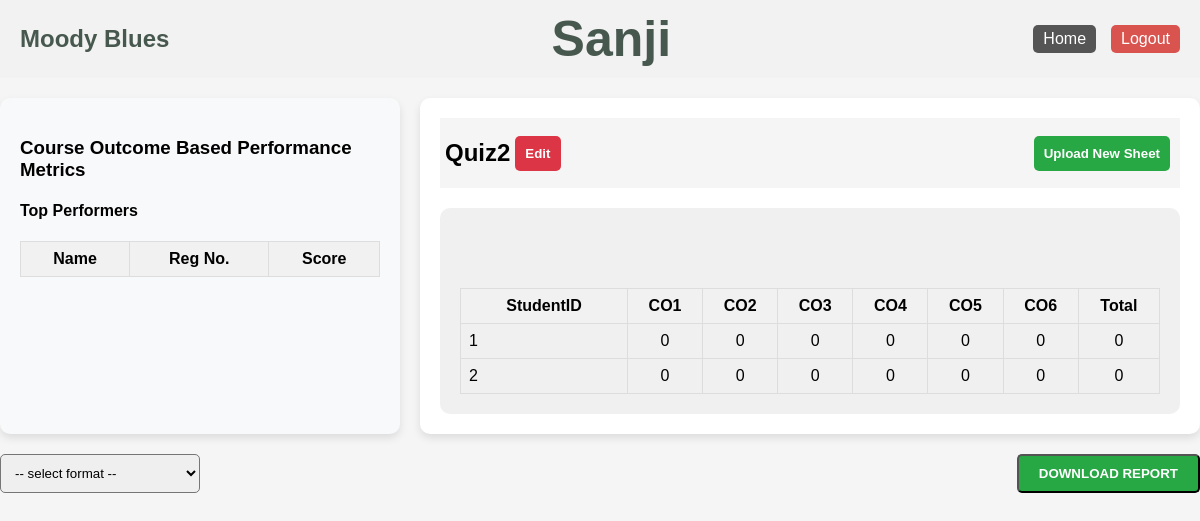
The app's page /landingPage/examsDetails?examID=3 (signed in) with its own data.
### application/model.py (models this page shows, shortened)
class Student(db.Model):
    __tablename__ = 'student'
    id = db.Column(db.Integer, primary_key=True, autoincrement=True)
    year = db.Column(db.Integer, nullable=False)
    section = db.Column(db.String, nullable=False)
    name = db.Column(db.String, nullable=False)
    stream_id = db.Column(db.Integer, db.ForeignKey('stream.id'), nullable=False)
    stream = db.relationship('Stream', back_populates='students')

class Exam(db.Model):
    __tablename__ = 'exam'
    id = db.Column(db.Integer, primary_key=True, autoincrement=True)
    year = db.Column(db.Integer, nullable=False)
    name = db.Column(db.String,nullable=False)
    date = db.Column(db.Date,nullable=False)
    courseID = db.Column(db.String,nullable = False)
    section = db.Column(db.String, nullable=False)
    faculty_id = db.Column(db.Integer, db.ForeignKey('faculty.id'), nullable=False)
    max_marks = db.Column(db.Integer, nullable=False)
    co1 = db.Column(db.Integer, nullable=True)
    co2 = db.Column(db.Integer, nullable=True)
    co3 = db.Column(db.Integer, nullable=True)
    co4 = db.Column(db.Integer, nullable=True)
    co5 = db.Column(db.Integer, nullable=True)
    co6 = db.Column(db.Integer, nullable=True)

### application/routes.py (the view, shortened to what this page needs)
@app.route("/landingPage/examsDetails", methods = ['GET','POST'])
def examsDetails():
    if(request.method == "GET"):
        examID = request.args.get('examID')
        session["exam_id"] = examID
        exam = Exam.query.filter_by(id = examID).first()
    faculty_id = session['faculty_id']
    faculty = Faculty.query.filter_by(id = faculty_id).first()
    Answers = Answer.query.filter_by(exam_id = exam.id).all()
    examAttendees = len(Answers)
    co=[0 for _ in range(6)]
    questions = Question.query.filter_by(exam_id = exam.id)
    for q in questions:
        coAnswers = [ans for ans in Answers if ans.question_id == q.id ]
        for i in coAnswers:
            co[q.co-1]+=i.marks
    for i in range(6):
        if examAttendees!=0:
            co_attribute = f"co{i+1}"
            co_value = getattr(exam, co_attribute, None)
            co[i] = co[i]*100/(examAttendees*int(co_value))
    COs = ['CO1','CO2', 'CO3', 'CO4', 'CO5', 'CO6']
    fig = Figure(
        data=[Bar(x=COs, y=co, marker_color='rgba(55, 128, 191, 0.6)')],
        layout=dict(
            title="",
            xaxis=dict(title=""),
            yaxis=dict(title=""),
            height=250,
            width=500,
            margin=dict(l=20, r=20, t=40, b=30)
        )
    )
    plotly_chart_json = json.dumps(fig, cls=plotly.utils.PlotlyJSONEncoder)
    top_marks_list = Answer.query.filter_by(exam_id = session["exam_id"]).order_by(Answer.marks.desc()).limit(3).all()
    top_marks=[]
    for i in top_marks_list:
        top_student = Student.query.filter_by(id = i.student_id).first()
        top_marks.append({"student_name":top_student.name,
                          "marks":i.marks,
                          "student_id":i.student_id})
    stream = Stream.query.filter_by(id=faculty.stream_id).first()
    students = Student.query.filter_by(year=exam.year, section=exam.section, stream_id=stream.id).all()
    student_answers = []
    for student in students:
        answers = Answer.query.filter_by(student_id=student.id, exam_id=exam.id).all()
        student_answers_entry = {
            'studentID': student.id,
            'student_name':student.name,
            'answers': answers,
            'co1': 0,
            'co2': 0,
            'co3': 0,
            'co4': 0,
            'co5': 0,
            'co6': 0,
            'questions': {answer.question_id: answer.marks for answer in answers}
        }
        for answer in answers:
            question = Question.query.filter_by(id=answer.question_id).first()
            student_answers_entry[f'co{question.co}'] += answer.marks
        student_answers.append(student_answers_entry)
    questions = Question.query.filter_by(exam_id=exam.id).all()
    return render_template('examDetails.html',
                           facultyName = faculty.name,exam = exam,
                           plotly_chart_json=plotly_chart_json,
                           top_marks = top_marks,
                           students=student_answers,
                           questions=questions)

### templates/examDetails.html (shortened to what this page needs)
<!DOCTYPE html>
<html lang="en">
<head>
    <link rel="stylesheet" href="./style.css">
    <link rel="stylesheet" href="https://cdn.bokeh.org/bokeh/release/bokeh-3.6.1.min.css">
</head>
<body>
<div class="container">
    {% include 'navbar.html' %}
    <div class="content">
        <div class="left-panel">
            <h3>Course Outcome Based Performance Metrics</h3>
            <div class="top-performers">
                <h4>Top Performers</h4>
                <table>
                    <thead>
                        <tr>
                            <th>Name</th>
                            <th>Reg No.</th>
                            <th>Score</th>
                        </tr>
                    </thead>
                </table>
            </div>
        </div>
        <div class="right-panel">
            <div class="top-bar">
                <form action="/landingPage/examEdit" method="get">
                    <div style="display: flex;flex-direction: row;justify-content: center;align-items: center;">
                        <h2>{{ exam.name }}</h2>
                        <button class="edit-btn">Edit</button>
                    </div>
                </form>
                <button class="upload-btn">Upload New Sheet</button>
            </div>
            <div class="report-section">
                <table>
                    <div class="report-section">
                        <div class="table-container">
                            <table>
                                <thead>
                                    <tr>
                                        <th>StudentID</th>
                                        <th>CO1</th>
                                        <th>CO2</th>
                                        <th>CO3</th>
                                        <th>CO4</th>
                                        <th>CO5</th>
                                        <th>CO6</th>
                                        <th>Total</th>
                                    </tr>
                                </thead>
                                <tbody>
                                    {% for student in students %}
                                    <tr>
                                        <td class="student-id">
                                            {{ student.studentID }}
                                        </td>
                                        <td><span class="co" data-co="1">{{ student.co1 }}</span></td>
                                        <td><span class="co" data-co="2">{{ student.co2 }}</span></td>
                                        <td><span class="co" data-co="3">{{ student.co3 }}</span></td>
                                        <td><span class="co" data-co="4">{{ student.co4 }}</span></td>
                                        <td><span class="co" data-co="5">{{ student.co5 }}</span></td>
                                        <td><span class="co" data-co="6">{{ student.co6 }}</span></td>
                                        <td><span class="total">{{ student.co1 + student.co2 + student.co3 + student.co4 + student.co5 + student.co6 }}</span></td>
                                    </tr>
                                    {% endfor %}
                                </tbody>
                            </table>
                        </div>
                    </div>
                </table>
            </div>
            <div class="bottom-bar">
                <select class="format-select">
                    <option value="" disabled selected>-- select format --</option>
                </select>
                <button class="download-btn">DOWNLOAD REPORT</button>
            </div>
        </div>
    </div>
</div>
</body>
</html>

### templates/navbar.html (shortened to what this page needs)
<nav class="navbar">
    <div class="navbar-container">
        <div class="navbar-left">
            <span class="site-name">Moody Blues</span>
        </div>
        <div class="navbar-center">
            <span class="faculty-name"><strong>{{ session["faculty_name"] }}</strong></span>
        </div>
        <div class="navbar-right">
            <a href="/landingPage" class="nav-link">Home</a>
            <form action="/logout" method="post" style="display: inline;">
                <button type="submit" class="logout-btn">Logout</button>
            </form>
        </div>
    </div>
</nav>

### static/style.css (style rules this page uses)
body { font-family: Arial, sans-serif; margin: 0; padding: 0; background-color: #f5f5f5; }
.container { background-color: #f5f5f5 ; }
.top-bar { display: flex; justify-content: space-between; align-items: center; padding: 20px 5px; background-color:white; }
.top-bar button, .save-btn { height:35px; border: none; border-radius: 5px; cursor: pointer; font-weight: bold; }
.upload-btn { background-color: #28a745; color: white; border-radius: 5px; margin-left: 5px; margin-right: 5px; height: 33px; border: none; max-width: 250px; padding: 0px 10px 0px 10px; }
.edit-btn { background-color: #dc3545; color: white; border-radius: 5px; margin-left: 5px; margin-right: 5px; height: 33px; border: none; max-width: 250px; padding: 0px 10px 0px 10px; }
.table-container { overflow : auto; }
table { width: 100%; border-collapse: collapse; text-align: center; }
table th, table td { padding: 8px; border: 1px solid #ddd; }
table th { background-color: #f1f1f1; }
.student-id, .student-name { width: 150px; text-align: left; }

### templates/examDetails.html (style rules this page uses)
body { font-family: Arial, sans-serif; margin: 0; padding: 0; background-color: #f5f5f5; }
.container { display: flex; flex-direction: column; }
.top-bar { display: flex; justify-content: space-between; align-items: center; padding: 5px; height: 60px; background-color: #f5f5f5; }
.top-bar button { height: 35px; border: none; border-radius: 5px; cursor: pointer; font-weight: bold; }
.upload-btn, .edit-btn { margin-left: 5px; margin-right: 5px; height: 33px; border-radius: 5px; padding: 0px 10px; border: none; background-color: #28a745; color: white; transition: background-color 0.3s; }
.edit-btn { background-color: #dc3545; }
.content { display: flex; gap: 20px; margin-top: 20px; }
.left-panel { width: 30%; background-color: #f8f9fa; padding: 20px; border-radius: 10px; box-shadow: 0 4px 8px rgba(0,0,0,0.1); }
.right-panel { flex-grow: 1; padding: 20px; background-color: #fff; border-radius: 10px; box-shadow: 0 4px 8px rgba(0,0,0,0.1); }
.report-section { margin-top: 20px; background-color: #f0f0f0; border-radius: 10px; padding: 20px; overflow-x: auto; }
table { width: 100%; border-collapse: collapse; text-align: center; }
table th, table td { padding: 8px; border: 1px solid #ddd; }
table th { background-color: #f1f1f1; }
.bottom-bar { display: flex; justify-content: space-between; margin-top: 20px; }
.format-select { padding: 10px; border-radius: 5px; width: 200px; }
.download-btn { background-color: #28a745; color: white; padding: 10px 20px; border-radius: 5px; cursor: pointer; font-weight: bold; }

### templates/navbar.html (style rules this page uses)
.navbar { background-color: #f2f2f2; color:#47584f; padding: 10px 20px; display: flex; align-items: center; justify-content: space-between; font-family: Arial, sans-serif; position: sticky; top: 0; z-index: 1000; }
.navbar-container { display: flex; width: 100%; justify-content: space-between; align-items: center; }
.navbar-left, .navbar-center, .navbar-right { display: flex; align-items: center; }
.site-name { font-size: 1.5em; font-weight: bold; }
.faculty-name { margin-left: 20px; font-size: 50px; }
.navbar-right { gap: 15px; }
.nav-link { color: white; text-decoration: none; font-size: 1em; padding: 5px 10px; border-radius: 5px; background-color: #555; transition: background-color 0.3s; }
.logout-btn { color: white; font-size: 1em; padding: 5px 10px; border: none; border-radius: 5px; background-color: #d9534f; cursor: pointer; transition: background-color 0.3s; }

### records on screen
Student: faculty_name "Sanji", studentID "1", co1 "0", co2 "0", co3 "0", co4 "0", co5 "0", co6 "0"
Exam: name "Quiz2"
Student: studentID "2", co1 "0", co2 "0", co3 "0", co4 "0", co5 "0", co6 "0"
